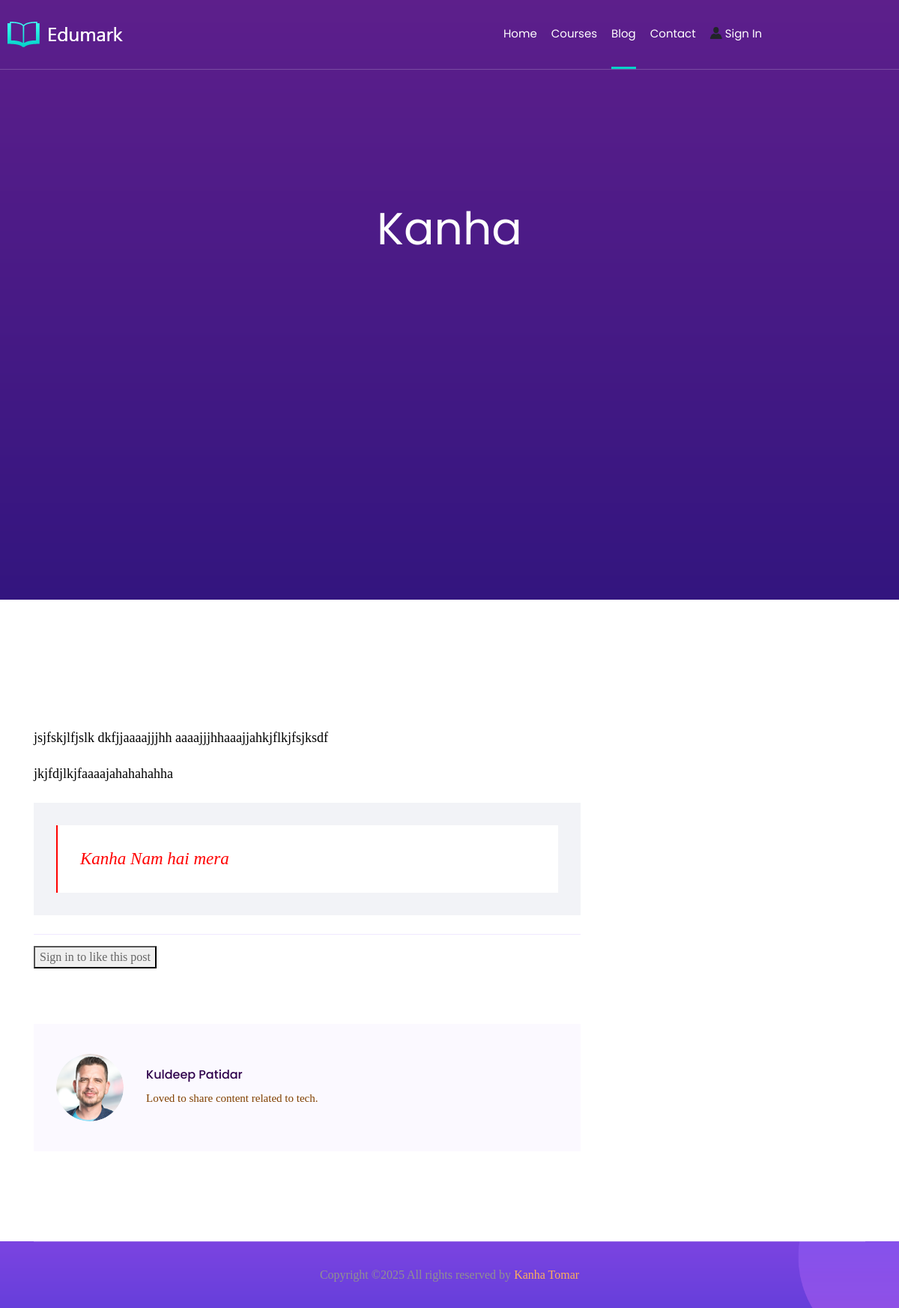
The app's page /BlogPage/article/1 with its own data.
### BlogPage/models.py (models this page shows, shortened)
class Post(models.Model):
    title = models.CharField(max_length=250)
    image = models.ImageField(upload_to = 'pics')
    date = models.DateField()
    description = models.TextField(max_length = 200)
    para1 = models.TextField(max_length = 500)
    para2 = models.TextField(max_length = 500)
    highlighter = models.TextField(max_length = 300)
    likes = models.ManyToManyField(User, related_name = "like_blog", null=True, blank=True)
    dislikes = models.ManyToManyField(User, related_name = "dislike_blog", null=True, blank=True)
    def total_likes(self):
        return self.likes.count()

### BlogPage/views.py (the view)
# urls.py: path('article/<int:pk>', DetailBlog.as_view(), name = 'article-detail'),
class DetailBlog(DetailView):
    model = Post
    template_name = 'blogPost.html'
    def get_context_data(self, *args, **kwargs):
        context = super(DetailBlog, self).get_context_data()
        stuff = get_object_or_404(Post, id = self.kwargs['pk'])
        total_likes = stuff.total_likes()
        context["total_likes"] = total_likes
        return context

### templates/blogPost.html (shortened to what this page needs)
{% load static %}
<!doctype html>
<html class="no-js" lang="zxx">
<head>
   <link rel="stylesheet" href="{% static 'css/bootstrap.min.css' %}">
   <link rel="stylesheet" href="{% static 'css/owl.carousel.min.css' %}">
   <link rel="stylesheet" href="{% static 'css/magnific-popup.css' %}">
   <link rel="stylesheet" href="{% static 'css/font-awesome.min.css' %}">
   <link rel="stylesheet" href="{% static 'css/themify-icons.css' %}">
   <link rel="stylesheet" href="{% static 'css/nice-select.css' %}">
   <link rel="stylesheet" href="{% static 'css/flaticon.css' %}">
   <link rel="stylesheet" href="{% static 'css/gijgo.css' %}">
   <link rel="stylesheet" href="{% static 'css/animate.css' %}">
   <link rel="stylesheet" href="{% static 'css/slicknav.css' %}">
   <link rel="stylesheet" href="{% static 'css/style.css' %}">
</head>
<body>
    <header>
      <div class="header-area ">
          <div id="sticky-header" class="main-header-area">
              <div class="container-fluid p-0">
                  <div class="row align-items-center justify-content-between">
                      <div class="col-xl-2 col-lg-2">
                          <div class="logo-img">
                              <a href="index.html">
                                  <img src="{% static 'img/logo.png' %}" alt="">
                              </a>
                          </div>
                      </div>
                      <div class="col-xl-7 col-lg-7">
                          <div class="main-menu  d-none d-lg-block">
                              <nav>
                                  <ul id="navigation">
                                        <li><a href="/">home</a></li>
                                        <li><a href="{% url 'details' %}">Courses</a></li>
                                        <li><a class = "active" href="{% url 'blogs' %}">Blog</a></li>
                                        <li><a href="{% url 'contact' %}">Contact</a></li>
                                        {% if user.is_authenticated %}
                                            <li><a href="{% url 'logout' %}">Logout</a></li>
                                        {% else %}
                                            <i class="flaticon-user"></i>
                                            <li><a href="{% url 'login' %}">Sign in</a></li>
                                        {% endif %}
                                    </ul>
                              </nav>
                          </div>
                      </div>
                      <div class="col-12">
                      </div>
                  </div>
              </div>
          </div>
      </div>
  </header>
     <div class="bradcam_area breadcam_bg overlay2" style="height:100vh">
         <h3>{{post.title}}</h3>
     </div>
   <section class="blog_area single-post-area section-padding">
      <div class="container">
         <div class="row">
            <div class="col-lg-8 posts-list">
               <div class="single-post">
                  <div class="feature-img">
                  </div>
                  <div class="blog_details">
                     <p class="excert" style="color:#000000 ;font-size:18px;">
                        {{post.para1}}
                     </p>
                     <p style="color:#000000; font-size:18px;">
                        {{post.para2}}
                     </p>
                     <div class="quote-wrapper" style="color:red;font-size:23px;">
                        <div class="quotes">
                           {{post.highlighter}}
                        </div>
                     </div>
                  </div>
               </div>
               <div class="navigation-top">
                  <div class="d-sm-flex justify-content-between text-center">
                     {% if user.is_authenticated %}
                        <form action = "{% url 'like_post' post.pk %}" method = "POST">
                            {% csrf_token %}
                            <span>&#129505;</span>{{total_likes}} &emsp; <button type = "submit", name = "post_id", value = "{{post.id}}", class="btn btn-outline-success">Like
                            </button>
                        </form>
                        <form action = "{% url 'dislike_post' post.pk %}" method = "POST">
                            {% csrf_token %}
                            <button type = "submit", name = "post_id", value = "{{post.id}}", class="btn btn-outline-danger">Dislike
                            </button>
                        </form>
                     {% else %}
                        <button type="button" style = "color: #4CAF50"><a href="{% url 'login' %}">Sign in to like this post</a> </button>
                     {% endif %}
                     <div class="col-sm-4 text-center my-2 my-sm-0">
                     </div>
                     <ul class="social-icons">
                        <li><a href="#"><i class="fa fa-facebook-f"></i></a></li>
                        <li><a href="#"><i class="fa fa-twitter"></i></a></li>
                        <li><a href="#"><i class="fa fa-dribbble"></i></a></li>
                        <li><a href="#"><i class="fa fa-behance"></i></a></li>
                     </ul>
                  </div>
               </div>
               <div class="blog-author">
                  <div class="media align-items-center">
                     <img src="{% static 'img/blog/author.png' %}" alt="">
                     <div class="media-body">
                        <a href="#">
                           <h4>Kuldeep Patidar</h4>
                        </a>
                        <p style="color:#804000";>Loved to share content related to tech. </p>
                     </div>
                  </div>
               </div>
         </div>
      </div>
   </section>
    <footer class="footer footer_bg_1">
      <div class="copy-right_text">
          <div class="container">
              <div class="footer_border"></div>
              <div class="row">
                  <div class="col-xl-12">
                      <p class="copy_right text-center">
                        Copyright &copy;2025 All rights reserved by <a href="https://kanha-tomar.netlify.app/" target="_blank">Kanha Tomar</a>
                        </p>
                  </div>
              </div>
          </div>
      </div>
  </footer>
</body>
</html>

### records on screen
Post: title "Kanha", para1 "jsjfskjlfjslk dkfjjaaaajjjhh aaaajjjhhaaajjahkjflkjfsjksdf", para2 "jkjfdjlkjfaaaajahahahahha", highlighter "Kanha Nam hai mera"
